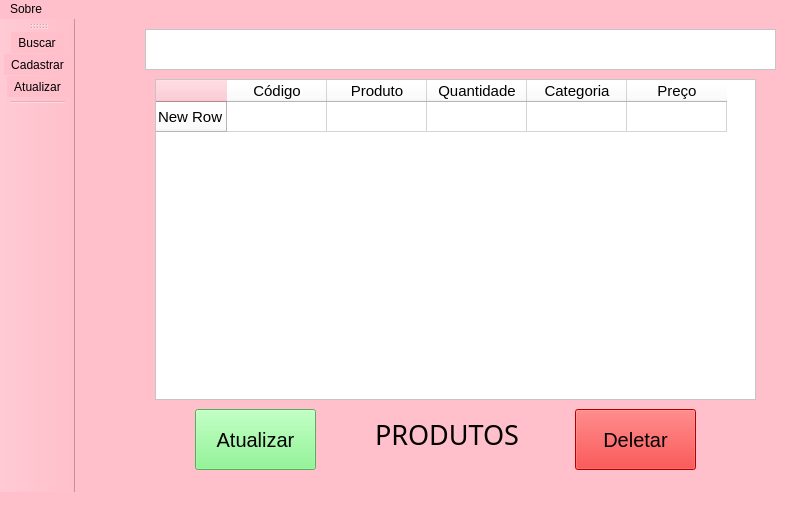
<?xml version="1.0" encoding="UTF-8"?>
<ui version="4.0">
 <class>MainWindow</class>
 <widget class="QMainWindow" name="MainWindow">
  <property name="geometry">
   <rect>
    <x>0</x>
    <y>0</y>
    <width>800</width>
    <height>514</height>
   </rect>
  </property>
  <property name="windowTitle">
   <string>MainWindow</string>
  </property>
  <property name="styleSheet">
   <string notr="true">background-color: pink;</string>
  </property>
  <widget class="QWidget" name="centralwidget">
   <widget class="QTableWidget" name="tableWidget">
    <property name="geometry">
     <rect>
      <x>80</x>
      <y>60</y>
      <width>601</width>
      <height>321</height>
     </rect>
    </property>
    <property name="styleSheet">
     <string notr="true">background-color: white;
font-size: 11pt;</string>
    </property>
    <row>
     <property name="text">
      <string>New Row</string>
     </property>
    </row>
    <column>
     <property name="text">
      <string>Código</string>
     </property>
     <property name="textAlignment">
      <set>AlignCenter</set>
     </property>
    </column>
    <column>
     <property name="text">
      <string>Produto</string>
     </property>
     <property name="textAlignment">
      <set>AlignCenter</set>
     </property>
    </column>
    <column>
     <property name="text">
      <string>Quantidade</string>
     </property>
     <property name="textAlignment">
      <set>AlignCenter</set>
     </property>
    </column>
    <column>
     <property name="text">
      <string>Categoria</string>
     </property>
     <property name="textAlignment">
      <set>AlignCenter</set>
     </property>
    </column>
    <column>
     <property name="text">
      <string>Preço</string>
     </property>
     <property name="textAlignment">
      <set>AlignCenter</set>
     </property>
    </column>
    <item row="0" column="0">
     <property name="text">
      <string/>
     </property>
     <property name="flags">
      <set>ItemIsSelectable|ItemIsEnabled</set>
     </property>
    </item>
    <item row="0" column="1">
     <property name="text">
      <string/>
     </property>
     <property name="flags">
      <set>ItemIsSelectable|ItemIsEnabled</set>
     </property>
    </item>
    <item row="0" column="2">
     <property name="flags">
      <set>ItemIsSelectable|ItemIsEnabled</set>
     </property>
    </item>
    <item row="0" column="3">
     <property name="flags">
      <set>ItemIsSelectable|ItemIsEnabled</set>
     </property>
    </item>
    <item row="0" column="4">
     <property name="flags">
      <set>ItemIsSelectable|ItemIsEnabled</set>
     </property>
    </item>
   </widget>
   <widget class="QLabel" name="label_2">
    <property name="geometry">
     <rect>
      <x>300</x>
      <y>390</y>
      <width>161</width>
      <height>51</height>
     </rect>
    </property>
    <property name="styleSheet">
     <string notr="true">font-size: 20pt;
font-family: Arial sans-serif;</string>
    </property>
    <property name="text">
     <string>PRODUTOS</string>
    </property>
   </widget>
   <widget class="QTextEdit" name="EditTextPesquisa">
    <property name="geometry">
     <rect>
      <x>70</x>
      <y>10</y>
      <width>631</width>
      <height>41</height>
     </rect>
    </property>
    <property name="styleSheet">
     <string notr="true">background-color: white;
font-size: 14pt;</string>
    </property>
   </widget>
   <widget class="QPushButton" name="BtnAtualiza">
    <property name="geometry">
     <rect>
      <x>120</x>
      <y>390</y>
      <width>121</width>
      <height>61</height>
     </rect>
    </property>
    <property name="styleSheet">
     <string notr="true">BACKGROUND-COLOR: #75F57C;
font-size: 15pt</string>
    </property>
    <property name="text">
     <string>Atualizar</string>
    </property>
   </widget>
   <widget class="QPushButton" name="BtnDeleta">
    <property name="geometry">
     <rect>
      <x>500</x>
      <y>390</y>
      <width>121</width>
      <height>61</height>
     </rect>
    </property>
    <property name="styleSheet">
     <string notr="true">background-color: red;
font-size: 15pt;</string>
    </property>
    <property name="text">
     <string>Deletar</string>
    </property>
   </widget>
  </widget>
  <widget class="QStatusBar" name="statusbar"/>
  <widget class="QToolBar" name="toolBar">
   <property name="windowTitle">
    <string>toolBar</string>
   </property>
   <attribute name="toolBarArea">
    <enum>LeftToolBarArea</enum>
   </attribute>
   <attribute name="toolBarBreak">
    <bool>false</bool>
   </attribute>
   <addaction name="actionBuscar"/>
   <addaction name="actionCadastrar"/>
   <addaction name="actionAtualizar"/>
   <addaction name="separator"/>
  </widget>
  <widget class="QMenuBar" name="menubar">
   <property name="geometry">
    <rect>
     <x>0</x>
     <y>0</y>
     <width>800</width>
     <height>21</height>
    </rect>
   </property>
   <widget class="QMenu" name="menuSobre">
    <property name="title">
     <string>Sobre</string>
    </property>
   </widget>
   <addaction name="menuSobre"/>
  </widget>
  <action name="actionCadastrar">
   <property name="icon">
    <iconset resource="img/imagePrincipal.qrc">
     <normaloff>:/Icons/iconCadastro/add.png</normaloff>:/Icons/iconCadastro/add.png</iconset>
   </property>
   <property name="text">
    <string>Cadastrar</string>
   </property>
  </action>
  <action name="actionAtualizar">
   <property name="icon">
    <iconset resource="img/imagePrincipal.qrc">
     <normaloff>:/Icons/iconCadastro/refresh.png</normaloff>:/Icons/iconCadastro/refresh.png</iconset>
   </property>
   <property name="text">
    <string>Atualizar</string>
   </property>
  </action>
  <action name="actionBuscar">
   <property name="icon">
    <iconset resource="img/imagePrincipal.qrc">
     <normaloff>:/Icons/iconCadastro/buscar.png</normaloff>:/Icons/iconCadastro/buscar.png</iconset>
   </property>
   <property name="text">
    <string>Buscar</string>
   </property>
  </action>
 </widget>
 <resources>
  <include location="img/imagePrincipal.qrc"/>
 </resources>
 <connections/>
</ui>
